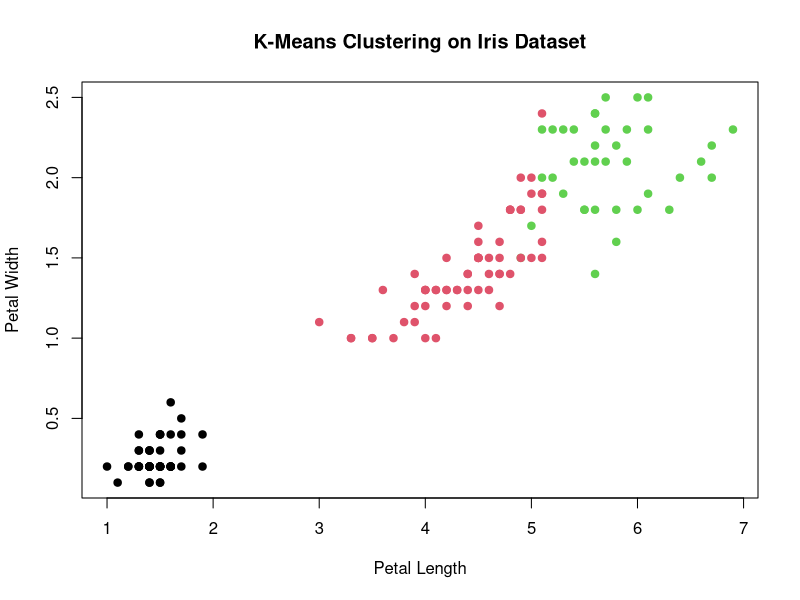

Recreate this plot in R. (Note: this script raises an error after producing the figure.)
#aaa
data(iris)

iris_data <- iris[,1:4]

set.seed(123)
kmeans_model <- kmeans( iris_data, centers = 3, nstart = 25)

cat("Cluster Assignment:\n")
print(kmeans_model$cluster)
cat("\nCluster Centers:\n")
print(kmeans_model$centers)

plot( iris_data$Petal.Length, iris_data$Petal.Width, col = kmeans_model$cluster, pch = 19,
      xlab = "Petal Length", ylab = "Petal Width", main = "K-Means Clustering on Iris Dataset")

spoints( kmeans_model$centers[,3], kmeans_model$centers[,4], col = 1:3, pch = 8,
         cex = 3)

#bbb
data <- data.frame(
  Age = c(22, 25, 27, 30, 35, 40, 42, 45, 50, 52),
  Income = c(20, 25, 28, 32, 40, 55, 60, 65, 75, 80)
)


print(data)


data_scaled <- scale(data)


set.seed(123)


k_values <- 2:5

wcss <- numeric(length(k_values))


for (i in seq_along(k_values)) {
  
  k <- k_values[i]
  
  km <- kmeans(data_scaled, centers = k, nstart = 25)
  
  wcss[i] <- km$tot.withinss
}


result <- data.frame(
  K = k_values,
  WCSS = round(wcss, 3)
)

print(result)


plot(k_values, wcss,
     type = "b",
     pch = 19,
     xlab = "Number of Clusters (K)",
     ylab = "Within-Cluster Sum of Squares",
     main = "Elbow Method for Selecting K")


set.seed(123)

final_kmeans <- kmeans(data_scaled,
                       centers = 3,
                       nstart = 25)


data$Cluster <- final_kmeans$cluster

print(data)


print(final_kmeans$centers)

#ccc

data(iris)

head(iris)

iris_data <- iris[,1:4]

distance_matrix <- dist( iris_data, method = "euclidean")

print(distance_matrix)

hc_model <- hclust( distance_matrix, method = "ward.D2")

print(hc_model)

plot( hc_model, labels = FALSE, hang = -1, main = "Hierarchical Clustering Dendrogram",
      xlab = "Observations", ylab = "Height")

rect.hclust( hc_model, k = 3, border = "red")

clusters <- cutree( hc_model, k = 3)

cat("Cluster Assignments:\n")
print(clusters)
